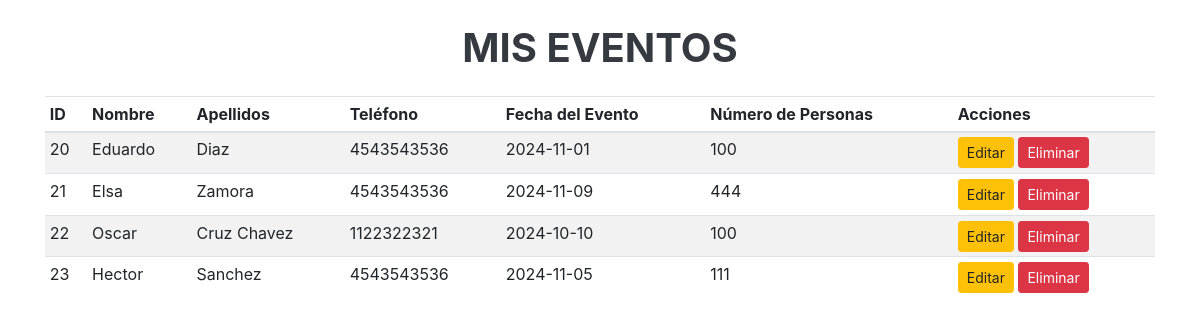
/usuarios/admin/eventos.php, run on the app's committed database.
### tables this page shows
CREATE TABLE `evento` (
  `id` int(11) NOT NULL,
  `fecha_evento` date DEFAULT NULL,
  `num_personas` int(11) DEFAULT NULL,
  `id_cliente` int(11) DEFAULT NULL
);

CREATE TABLE `cliente` (
  `id` int(11) NOT NULL,
  `nombre` varchar(100) DEFAULT NULL,
  `apellidos` varchar(100) DEFAULT NULL,
  `telefono` varchar(15) DEFAULT NULL
);

### usuarios/admin/eventos.php (the view, shortened to what this page needs)
<?php
include("../../database/conexion.php");
function obtenerTodosLosEventos()
{
    global $conexion;
    try {
        $consulta = "
            SELECT
                e.id,
                c.nombre,
                c.apellidos,
                c.telefono,
                e.fecha_evento,
                e.num_personas
            FROM
                evento e
            JOIN
                cliente c ON e.id_cliente = c.id
        ";
        $stmt = $conexion->query($consulta);
        $eventos = $stmt->fetchAll(PDO::FETCH_ASSOC);
        return $eventos;
    } catch (PDOException $e) {
        echo 'Error al obtener eventos: ' . $e->getMessage() . ' en la línea ' . $e->getLine();
        return array();
    }
}
$registrosPorPagina = 10;
$totalRegistros = count(obtenerTodosLosEventos());
$paginaActual = isset($_GET['pagina']) ? $_GET['pagina'] : 1;
$indiceInicial = ($paginaActual - 1) * $registrosPorPagina;
$eventos = obtenerTodosLosEventos();
$eventosPaginados = array_slice($eventos, $indiceInicial, $registrosPorPagina);
?>
<!DOCTYPE html>
<html lang="es">
<head>
    <link href="https://maxcdn.bootstrapcdn.com/bootstrap/4.5.2/css/bootstrap.min.css" rel="stylesheet">
</head>
<body class="fondo">
    <div class="container">
        <h1 class="text-center text-dark font-weight-bold my-4">MIS EVENTOS</h1>
        <div id="eventos-container" class="table-responsive table-background">
            <table class="table table-striped table-sm table-spacing">
                <thead>
                    <tr>
                        <th>ID</th>
                        <th>Nombre</th>
                        <th>Apellidos</th>
                        <th>Teléfono</th>
                        <th>Fecha del Evento</th>
                        <th>Número de Personas</th>
                        <th>Acciones</th>
                    </tr>
                </thead>
                <tbody id="eventos-body">
                    <?php foreach ($eventosPaginados as $evento) : ?>
                        <tr>
                            <td><?php echo $evento['id']; ?></td>
                            <td><?php echo $evento['nombre']; ?></td>
                            <td><?php echo $evento['apellidos']; ?></td>
                            <td><?php echo $evento['telefono']; ?></td>
                            <td><?php echo $evento['fecha_evento']; ?></td>
                            <td><?php echo $evento['num_personas']; ?></td>
                            <td>
                                <a href="editar_evento.php?id=<?php echo $evento['id']; ?>" class="btn btn-warning btn-sm">Editar</a>
                                <a href="eliminar_evento.php?id=<?php echo $evento['id']; ?>" class="btn btn-danger btn-sm" onclick="return confirm('¿Estás seguro de que deseas eliminar este evento?');">Eliminar</a>
                            </td>
                        </tr>
                    <?php endforeach; ?>
                </tbody>
            </table>
        </div>
    </div>
</body>
</html>

### data on the page
evento: id "20", id_cliente.nombre "Eduardo", id_cliente.apellidos "Diaz", id_cliente.telefono "4543543536", fecha_evento "2024-11-01", num_personas "100"
evento: id "21", id_cliente.nombre "Elsa", id_cliente.apellidos "Zamora", id_cliente.telefono "4543543536", fecha_evento "2024-11-09", num_personas "444"
evento: id "22", id_cliente.nombre "Oscar", id_cliente.apellidos "Cruz Chavez", id_cliente.telefono "1122322321", fecha_evento "2024-10-10", num_personas "100"
evento: id "23", id_cliente.nombre "Hector", id_cliente.apellidos "Sanchez", id_cliente.telefono "4543543536", fecha_evento "2024-11-05", num_personas "111"
